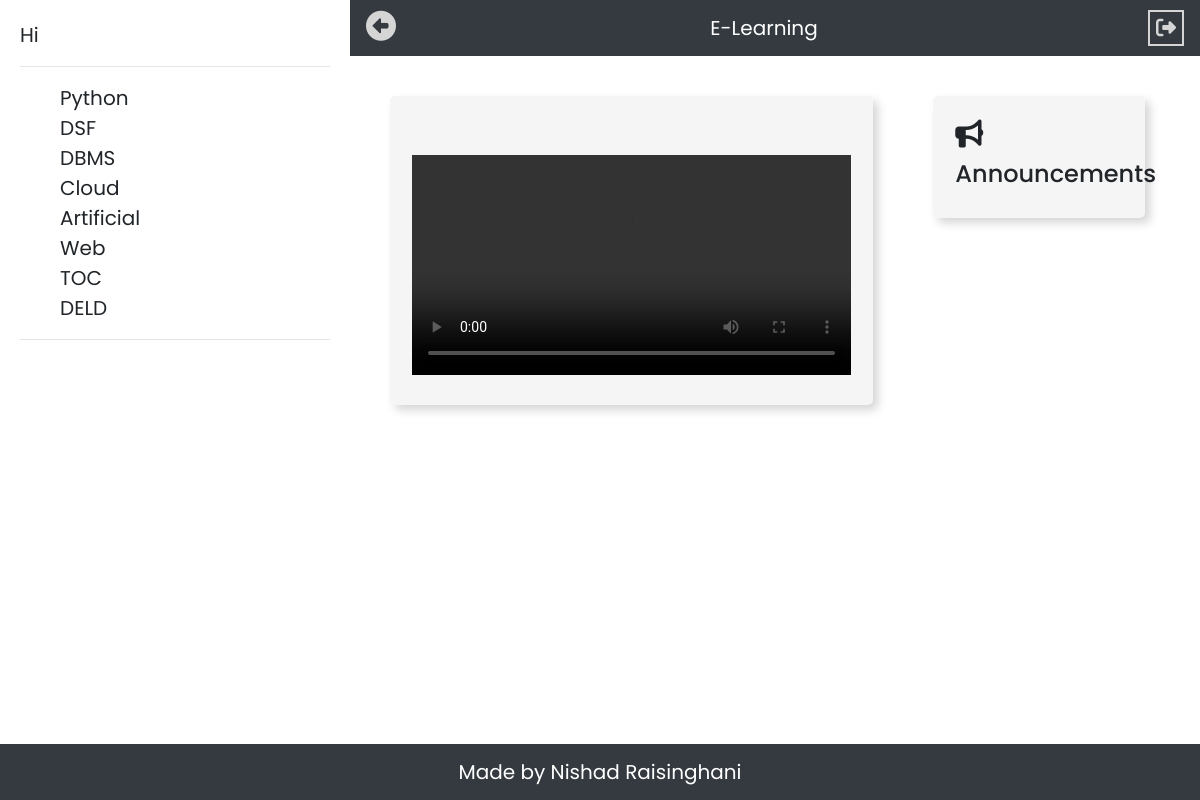
The app's page /St/student.php with its own data.
### tables this page shows
CREATE TABLE `subjects` (
  `subject_Id` int(11) NOT NULL,
  `subject` varchar(255) NOT NULL,
  `year` varchar(3) NOT NULL,
  `dept` varchar(255) NOT NULL,
  `sem` int(11) NOT NULL
);

### St/student.php (the view, shortened to what this page needs)
<?php
               $name=$_SESSION['user_name'];
            ?>
<!DOCTYPE html>
<html>
<head>
	<?php include '../links.php' ?>
	<?php include '../connection.php' ?>
</head>
<body style="height: 100vh !important;">
  <div id="sb">
  	Hi <?php echo $name ;?>
  	<hr>
  	<ul style="list-style-type: none">
  		<?php
  		$getsubs="SELECT * FROM subjects";
  		$run=mysqli_query($conn,$getsubs);
  		while($row=mysqli_fetch_assoc($run))
  		{
  		echo '<li>';
  		    $subid=$row['subject'].'id';
  		    echo '<span onclick="tgllist(\''.$subid.'\')">'.$row['subject'].'</span>';
  		echo '</li>';
  	    }
        ?>
  		</ul>
  	<hr>
  </div>
  <nav class="navbar navbar-expand-lg navbar-dark bg-dark">
   <ul class="navbar-nav mr-auto">
      <li class="nav-item active">
        <i id="tg" class='fas fa-arrow-alt-circle-right' style='color:#d5d5d5;font-size: 30px;'></i>
      </li>
    </ul>
   <a class="navbar-brand" href="#">E-Learning</a>
   <ul class="navbar-nav ml-auto">
      <li class="nav-item active">
        <form method="post">
        <button  type="submit" name='lgt' style="border:2px solid #d5d5d5; background-color: transparent;color: #d5d5d5;"><i class="fas fa-sign-out-alt"></i></button>
        </form>
      </li>
   </ul>
  </nav>
  <div>
    <div class="container-fluid">
  	<div class="row pad">
  		<div class="col-lg-8 sm-auto md-auto pad2">
        <div id='viddiv' class="fc">
          <h3 id="title"></h3><br>
  	<video id='vidshow' style="width: 100%;" controls>
  		<source id="srcvid" type="video/mp4">
    </video>
      </div>
     </div>
     <br><br>
  	<div class="col-lg-4 sm-auto md-auto pad2">
      <div class="container-fluid fc">
        <h3><i class="fa fa-bullhorn" aria-hidden="true"></i></h3><h4> Announcements</h4>
      </div>
    </div>
  </div>
</body>
      <div class="navbar navbar-expand-lg navbar-dark bg-dark navbar-fixed-bottom" id="footer">
        <a class="navbar-brand mx-auto">Made by Nishad Raisinghani</a>
      </div>
</html>

### style.php (style rules this page uses)
body { font-family: 'Poppins', sans-serif; font-size: 20px; -webkit-user-select: none; -moz-user-select: none; -ms-user-select: none; user-select: none; }
.pad2 { padding:30px; }
#sb { background-color: #ffffff; float: left; padding: 20px; width: 350px; height: 100vh; display: none; position: relative; }
#sb li { cursor: pointer; }
#viddiv { display: none; }
.pad { padding: 10px; }
.fc { padding: 20px; background-color: #f5f5f5; border-radius: 5px; border:2px solid #f5f5f5; box-shadow: 5px 5px 10px #d5d5d5; font-size:19px; }
#footer { position: fixed; left: 0; bottom: 0; width: 100vw; color: white; }

### records on screen
subjects: subject "Python"
subjects: subject "DSF"
subjects: subject "DBMS"
subjects: subject "Cloud"
subjects: subject "Artificial"
subjects: subject "Web"
subjects: subject "TOC"
subjects: subject "DELD"
